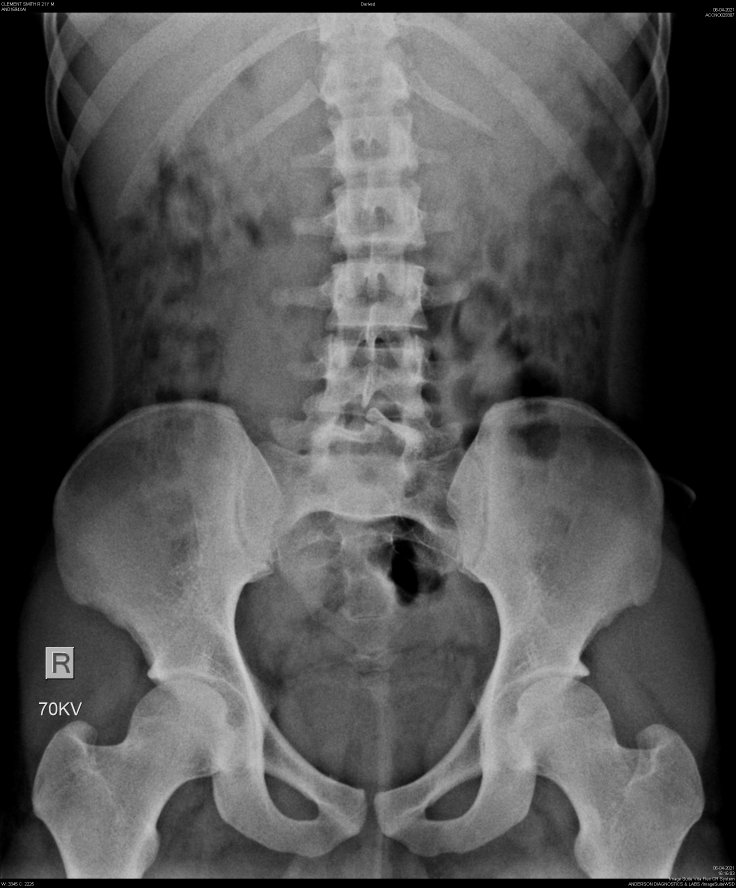
#> input picture X-Rays/70KV.jpg, 2208 x 2664 px (shown at 1/3 size)
$ jupyter execute 'Power Law Transformation ( Gamma Correction Low ).ipynb'   (older library calls are emulated)
#> lines starting #> are read from the running program, lines starting #| are printed output that depends on the picture; long printed decimals are rounded
[cell 1]
import numpy as np
from matplotlib import pyplot as plt
from PIL import Image, ImageFilter, ImageOps
from skimage.feature import greycomatrix
import numpy as np
from matplotlib import pyplot as plt
import cv2 as cv
import math

[cell 2]
img = cv.imread('X-Rays/70KV.jpg')
#> img is the input picture: shape (2664, 2208, 3); min 0, max 255, mean 82.7

# Apply gamma correction.
image = np.array(255*(img / 255) ** 0.95, dtype = 'uint8')
low_image = Image.fromarray(image)
plt.imshow(low_image)

[cell 3]
img = cv.imread('X-Rays/92KV.jpg')
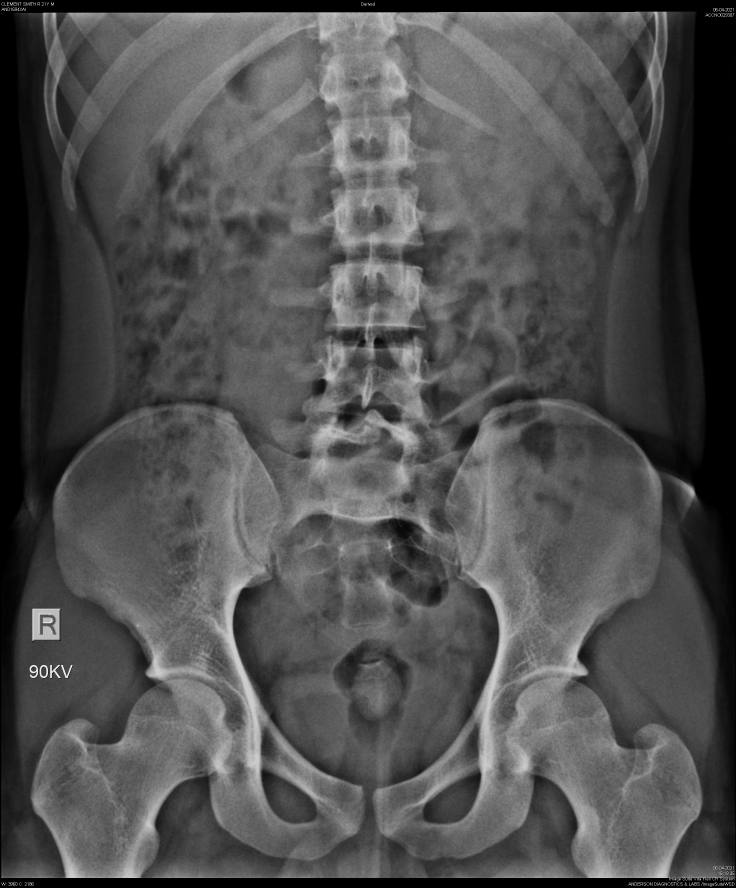
#> input picture X-Rays/92KV.jpg, 2208 x 2664 px (shown at 1/3 size)
#> img is the input picture: shape (2664, 2208, 3); min 0, max 255, mean 80.4

# Apply gamma correction.
image = np.array(255*(img / 255) ** 0.95, dtype = 'uint8')
high_image = Image.fromarray(image)
plt.imshow(high_image)

### L1

[cell 4]
left = 1000
top = 520
right = 1250
bottom = 650
low_cropped_img = low_image.crop((left,top,right,bottom))
plt.imshow(low_cropped_img)

[cell 5]
low_avg_pixel_intensity = np.mean(low_cropped_img)
#> low_avg_pixel_intensity = 157.5
print(low_avg_pixel_intensity)
#| 157.450

[cell 6]
left = 1000
top = 520
right = 1250
bottom = 750
high_cropped_img = high_image.crop((left,top,right,bottom))
# high_cropped_img.show()
plt.imshow(high_cropped_img)

[cell 7]
high_avg_pixel_intensity = np.mean(high_cropped_img)
#> high_avg_pixel_intensity = 131.3
print(high_avg_pixel_intensity)
#| 131.322

## Crop the region containing soft tissue

[cell 8]
left = 1500
top = 1197
right = 1526
bottom = 1210
low_cropped_img = low_image.crop((left,top,right,bottom))
plt.imshow(low_cropped_img)
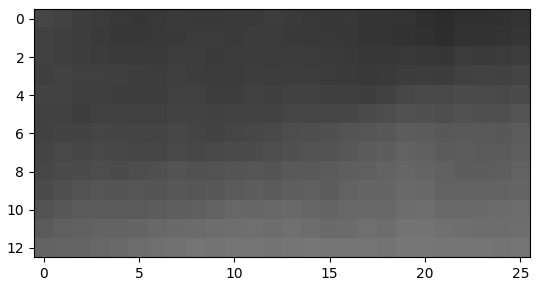
#> figure drawn by matplotlib, 1 panel

[cell 9]
k_low_avg_pixel_intensity = np.mean(low_cropped_img)
#> k_low_avg_pixel_intensity = 78.79
print(k_low_avg_pixel_intensity)
#| 78.793

[cell 10]
left = 1449
top = 1196
right = 1480
bottom = 1212
high_cropped_img = high_image.crop((left,top,right,bottom))
#> high_cropped_img: PIL image 31x16 RGB
# high_cropped_img.show()
plt.imshow(high_cropped_img)

[cell 11]
k_high_avg_pixel_intensity = np.mean(high_cropped_img)
#> k_high_avg_pixel_intensity = 70.39
print(k_high_avg_pixel_intensity)
#| 70.391

[cell 12]
K = math.log(k_low_avg_pixel_intensity)/math.log(k_high_avg_pixel_intensity)
#> K = 1.03
K
#> Out = 1.03

[cell 13]
mu_b_low = 0.255

[cell 14]
mu_b_high = 0.199

[cell 15]
Numerator = (math.log(low_avg_pixel_intensity)) - (K * math.log(high_avg_pixel_intensity))
#> Numerator = 0.0522
print(Numerator)
#| 0.05218

[cell 16]
Denominator = mu_b_low - (K * mu_b_high)
#> Denominator = 0.0507
print(Denominator)
#| 0.05073

[cell 17]
M_b1 = Numerator/Denominator
#> M_b1 = 1.03

[cell 18]
M_b1
#> Out = 1.03

### L2

[cell 19]
left = 1000
top = 785
right = 1250
bottom = 1000
low_cropped_img = low_image.crop((left,top,right,bottom))
#> low_cropped_img: PIL image 250x215 RGB
plt.imshow(low_cropped_img)

[cell 20]
low_avg_pixel_intensity = np.mean(low_cropped_img)
#> low_avg_pixel_intensity = 149.5
print(low_avg_pixel_intensity)
#| 149.543

[cell 21]
left = 1000
top = 785
right = 1250
bottom = 970
high_cropped_img = high_image.crop((left,top,right,bottom))
#> high_cropped_img: PIL image 250x185 RGB
plt.imshow(high_cropped_img)

[cell 22]
high_avg_pixel_intensity = np.mean(high_cropped_img)
#> high_avg_pixel_intensity = 130.8
print(high_avg_pixel_intensity)
#| 130.813

[cell 23]
left = 1500
top = 1197
right = 1520
bottom = 1210
low_cropped_img = low_image.crop((left,top,right,bottom))
# low_cropped_img.show()
plt.imshow(low_cropped_img)

[cell 24]
k_low_avg_pixel_intensity = np.mean(low_cropped_img)
#> k_low_avg_pixel_intensity = 77.4
print(k_low_avg_pixel_intensity)
#| 77.4

[cell 25]
left = 1449
top = 1192
right = 1480
bottom = 1209
high_cropped_img = high_image.crop((left,top,right,bottom))
#> high_cropped_img: PIL image 31x17 RGB
# high_cropped_img.show()
plt.imshow(high_cropped_img)

[cell 26]
k_high_avg_pixel_intensity = np.mean(high_cropped_img)
#> k_high_avg_pixel_intensity = 72.32
print(k_high_avg_pixel_intensity)
#| 72.324

[cell 27]
K = math.log(k_low_avg_pixel_intensity)/math.log(k_high_avg_pixel_intensity)
#> K = 1.02
K
#> Out = 1.02

[cell 28]
mu_b_low = 0.255

[cell 29]
mu_b_high = 0.199

[cell 30]
Numerator = (math.log(low_avg_pixel_intensity)) - (K * math.log(high_avg_pixel_intensity))
#> Numerator = 0.0566
print(Numerator)
#| 0.05661

[cell 31]
Denominator = mu_b_low - (K * mu_b_high)
#> Denominator = 0.0528
print(Denominator)
#| 0.05285

[cell 32]
M_b2 = Numerator/Denominator
#> M_b2 = 1.07

[cell 33]
M_b2
#> Out = 1.07

### L3

[cell 34]
left = 1000
top = 985
right = 1250
bottom = 1200
low_cropped_img = low_image.crop((left,top,right,bottom))
plt.imshow(low_cropped_img)

[cell 35]
low_avg_pixel_intensity = np.mean(low_cropped_img)
#> low_avg_pixel_intensity = 133.4
print(low_avg_pixel_intensity)
#| 133.360

[cell 36]
left = 1000
top = 985
right = 1250
bottom = 1150
high_cropped_img = high_image.crop((left,top,right,bottom))
#> high_cropped_img: PIL image 250x165 RGB
plt.imshow(high_cropped_img)

[cell 37]
high_avg_pixel_intensity = np.mean(high_cropped_img)
#> high_avg_pixel_intensity = 98.1
print(high_avg_pixel_intensity)
#| 98.096

[cell 38]
left = 1500
top = 1197
right = 1520
bottom = 1216
low_cropped_img = low_image.crop((left,top,right,bottom))
#> low_cropped_img: PIL image 20x19 RGB
# low_cropped_img.show()
plt.imshow(low_cropped_img)

[cell 39]
k_low_avg_pixel_intensity = np.mean(low_cropped_img)
#> k_low_avg_pixel_intensity = 91.7
print(k_low_avg_pixel_intensity)
#| 91.697

[cell 40]
left = 1449
top = 1191
right = 1480
bottom = 1215
high_cropped_img = high_image.crop((left,top,right,bottom))
#> high_cropped_img: PIL image 31x24 RGB
# high_cropped_img.show()
plt.imshow(high_cropped_img)

[cell 41]
k_high_avg_pixel_intensity = np.mean(high_cropped_img)
#> k_high_avg_pixel_intensity = 71.92
print(k_high_avg_pixel_intensity)
#| 71.922

[cell 42]
K = math.log(k_low_avg_pixel_intensity)/math.log(k_high_avg_pixel_intensity)
#> K = 1.06
K
#> Out = 1.06

[cell 43]
mu_b_low = 0.255

[cell 44]
mu_b_high = 0.199

[cell 45]
Numerator = (math.log(low_avg_pixel_intensity)) - (K * math.log(high_avg_pixel_intensity))
#> Numerator = 0.0466
print(Numerator)
#| 0.04656

[cell 46]
Denominator = mu_b_low - (K * mu_b_high)
#> Denominator = 0.0447
print(Denominator)
#| 0.04469

[cell 47]
M_b3 = Numerator/Denominator
#> M_b3 = 1.04

[cell 48]
M_b3
#> Out = 1.04

### L4

[cell 49]
left = 950
top = 1185
right = 1250
bottom = 1300
low_cropped_img = low_image.crop((left,top,right,bottom))
#> low_cropped_img: PIL image 300x115 RGB
plt.imshow(low_cropped_img)

[cell 50]
low_avg_pixel_intensity = np.mean(low_cropped_img)
#> low_avg_pixel_intensity = 137.1
print(low_avg_pixel_intensity)
#| 137.110

[cell 51]
left = 1000
top = 1185
right = 1200
bottom = 1350
high_cropped_img = high_image.crop((left,top,right,bottom))
#> high_cropped_img: PIL image 200x165 RGB
plt.imshow(high_cropped_img)

[cell 52]
high_avg_pixel_intensity = np.mean(high_cropped_img)
#> high_avg_pixel_intensity = 99.9
print(high_avg_pixel_intensity)
#| 99.904

[cell 53]
left = 1501
top = 1197
right = 1520
bottom = 1216
low_cropped_img = low_image.crop((left,top,right,bottom))
#> low_cropped_img: PIL image 19x19 RGB
plt.imshow(low_cropped_img)

[cell 54]
k_low_avg_pixel_intensity = np.mean(low_cropped_img)
#> k_low_avg_pixel_intensity = 91.98
print(k_low_avg_pixel_intensity)
#| 91.975

[cell 55]
left = 1449
top = 1190
right = 1480
bottom = 1221
high_cropped_img = high_image.crop((left,top,right,bottom))
#> high_cropped_img: PIL image 31x31 RGB
# high_cropped_img.show()
plt.imshow(high_cropped_img)

[cell 56]
k_high_avg_pixel_intensity = np.mean(high_cropped_img)
#> k_high_avg_pixel_intensity = 71.55
print(k_high_avg_pixel_intensity)
#| 71.553

[cell 57]
K = math.log(k_low_avg_pixel_intensity)/math.log(k_high_avg_pixel_intensity)
K
#> Out = 1.06

[cell 58]
mu_b_low = 0.255

[cell 59]
mu_b_high = 0.199

[cell 60]
Numerator = (math.log(low_avg_pixel_intensity)) - (K * math.log(high_avg_pixel_intensity))
#> Numerator = 0.0459
print(Numerator)
#| 0.04587

[cell 61]
Denominator = mu_b_low - (K * mu_b_high)
#> Denominator = 0.0443
print(Denominator)
#| 0.0443

[cell 62]
M_b4 = Numerator/Denominator
#> M_b4 = 1.04

[cell 63]
M_b4
#> Out = 1.04

### T12

[cell 64]
left = 990
top = 340
right = 1230
bottom = 530
low_cropped_img = low_image.crop((left,top,right,bottom))
#> low_cropped_img: PIL image 240x190 RGB
plt.imshow(low_cropped_img)

[cell 65]
low_avg_pixel_intensity = np.mean(low_cropped_img)
#> low_avg_pixel_intensity = 163.9
print(low_avg_pixel_intensity)
#| 163.892

[cell 66]
img = cv.imread('X-Rays/92KV.jpg')
norm_img = np.zeros((800,800))
final_high_image = cv.normalize(img,  norm_img, 0, 255, cv.NORM_MINMAX)
high_image = Image.fromarray(final_high_image)
plt.imshow(high_image)

[cell 67]
left = 1000
top = 350
right = 1220
bottom = 520
high_cropped_img = high_image.crop((left,top,right,bottom))
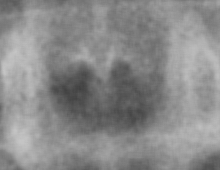
#> high_cropped_img: PIL image 220x170 RGB; min 64, max 197, mean 137.9
plt.imshow(high_cropped_img)

[cell 68]
high_avg_pixel_intensity = np.mean(high_cropped_img)
#> high_avg_pixel_intensity = 137.9
print(high_avg_pixel_intensity)
#| 137.909

[cell 69]
left = 1501
top = 1197
right = 1520
bottom = 1210
low_cropped_img = low_image.crop((left,top,right,bottom))
# low_cropped_img.show()
plt.imshow(low_cropped_img)
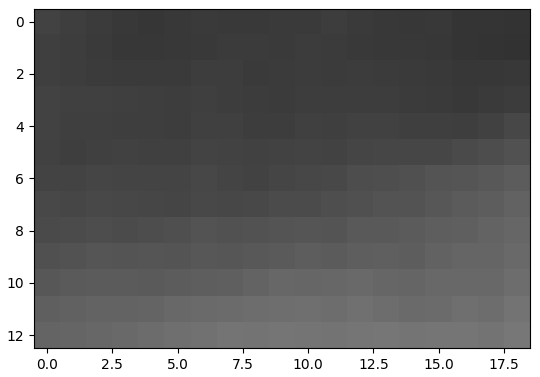
#> figure drawn by matplotlib, 1 panel

[cell 70]
k_low_avg_pixel_intensity = np.mean(low_cropped_img)
#> k_low_avg_pixel_intensity = 77.65
print(k_low_avg_pixel_intensity)
#| 77.648

[cell 71]
left = 1449
top = 1190
right = 1480
bottom = 1221
high_cropped_img = high_image.crop((left,top,right,bottom))
#> high_cropped_img: PIL image 31x31 RGB
plt.imshow(high_cropped_img)

[cell 72]
k_high_avg_pixel_intensity = np.mean(high_cropped_img)
#> k_high_avg_pixel_intensity = 67.55
print(k_high_avg_pixel_intensity)
#| 67.553

[cell 73]
K = math.log(k_low_avg_pixel_intensity)/math.log(k_high_avg_pixel_intensity)
#> K = 1.03
K
#> Out = 1.03

[cell 74]
mu_b_low = 0.255

[cell 75]
mu_b_high = 0.199

[cell 76]
Numerator = (math.log(low_avg_pixel_intensity)) - (K * math.log(high_avg_pixel_intensity))
#> Numerator = 0.00974
print(Numerator)
#| 0.009739

[cell 77]
Denominator = mu_b_low - (K * mu_b_high)
#> Denominator = 0.0494
print(Denominator)
#| 0.04942

[cell 78]
M_b5 = Numerator/Denominator
#> M_b5 = 0.197

[cell 79]
M_b5
#> Out = 0.197

[cell 80]
M_b1 ##L1
#> Out = 1.03

[cell 81]
M_b2 ##L2
#> Out = 1.07

[cell 82]
M_b3 ##L3
#> Out = 1.04

[cell 83]
M_b4 ##L4
#> Out = 1.04

[cell 84]
M_b5 ##T12
#> Out = 0.197

[cell 85]
M_b = (M_b1 + M_b2 + M_b3 + M_b4 + M_b5)/5
#> M_b = 0.875
M_b
#> Out = 0.875

### L1 - L2

[cell 86]
left = 990
top = 540
right = 1280
bottom = 980
low_cropped_img = low_image.crop((left,top,right,bottom))
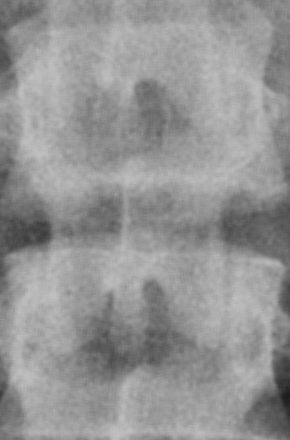
#> low_cropped_img: PIL image 290x440 RGB; min 27, max 194, mean 148.2
plt.imshow(low_cropped_img)

[cell 87]
low_avg_pixel_intensity = np.mean(low_cropped_img)
#> low_avg_pixel_intensity = 148.2
print(low_avg_pixel_intensity)
#| 148.202

[cell 88]
left = 1000
top = 540
right = 1230
bottom = 990
high_cropped_img = high_image.crop((left,top,right,bottom))
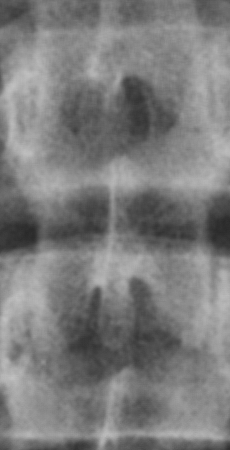
#> high_cropped_img: PIL image 230x450 RGB; min 41, max 194, mean 124.1
plt.imshow(high_cropped_img)

[cell 89]
high_avg_pixel_intensity = np.mean(high_cropped_img)
#> high_avg_pixel_intensity = 124.1
print(high_avg_pixel_intensity)
#| 124.133

[cell 90]
left = 1501
top = 1197
right = 1520
bottom = 1209
low_cropped_img = low_image.crop((left,top,right,bottom))
# low_cropped_img.show()
plt.imshow(low_cropped_img)
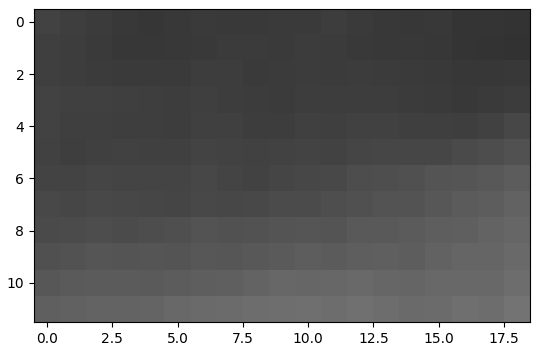
#> figure drawn by matplotlib, 1 panel

[cell 91]
k_low_avg_pixel_intensity = np.mean(low_cropped_img)
#> k_low_avg_pixel_intensity = 74.74
print(k_low_avg_pixel_intensity)
#| 74.737

[cell 92]
left = 1449
top = 1190
right = 1480
bottom = 1222
high_cropped_img = high_image.crop((left,top,right,bottom))
#> high_cropped_img: PIL image 31x32 RGB
plt.imshow(high_cropped_img)

[cell 93]
k_high_avg_pixel_intensity = np.mean(high_cropped_img)
print(k_high_avg_pixel_intensity)
#| 67.548

[cell 94]
K = math.log(k_low_avg_pixel_intensity)/math.log(k_high_avg_pixel_intensity)
#> K = 1.02
K
#> Out = 1.02

[cell 95]
mu_b_low = 0.255

[cell 96]
mu_b_high = 0.199

[cell 97]
Numerator = (math.log(low_avg_pixel_intensity)) - (K * math.log(high_avg_pixel_intensity))
#> Numerator = 0.0615
print(Numerator)
#| 0.06148

[cell 98]
Denominator = mu_b_low - (K * mu_b_high)
#> Denominator = 0.0512
print(Denominator)
#| 0.05122

[cell 99]
Mb_l1l2 = Numerator/Denominator
#> Mb_l1l2 = 1.2

[cell 100]
Mb_l1l2
#> Out = 1.2

### L1 - L3

[cell 101]
left = 970
top = 550
right = 1290
bottom = 1175
low_cropped_img = low_image.crop((left,top,right,bottom))
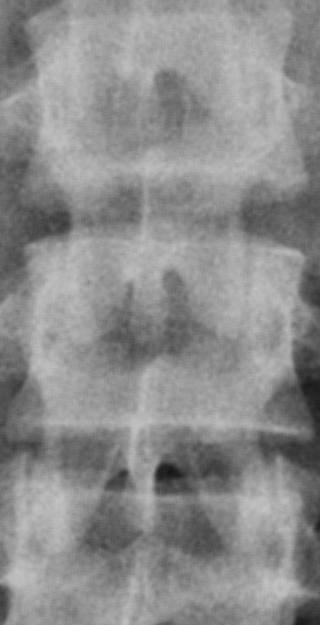
#> low_cropped_img: PIL image 320x625 RGB; min 22, max 196, mean 140.1
plt.imshow(low_cropped_img)

[cell 102]
low_avg_pixel_intensity = np.mean(low_cropped_img)
#> low_avg_pixel_intensity = 140.1
print(low_avg_pixel_intensity)
#| 140.079

[cell 103]
left = 980
top = 560
right = 1270
bottom = 1175
high_cropped_img = high_image.crop((left,top,right,bottom))
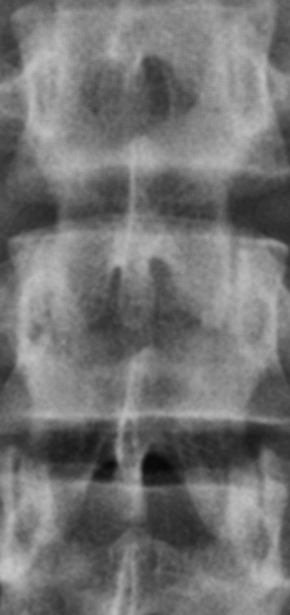
#> high_cropped_img: PIL image 290x615 RGB; min 6, max 197, mean 114.8
plt.imshow(high_cropped_img)

[cell 104]
high_avg_pixel_intensity = np.mean(high_cropped_img)
#> high_avg_pixel_intensity = 114.8
print(high_avg_pixel_intensity)
#| 114.834

[cell 105]
left = 1501
top = 1197
right = 1520
bottom = 1209
low_cropped_img = low_image.crop((left,top,right,bottom))
# low_cropped_img.show()
plt.imshow(low_cropped_img)

[cell 106]
k_low_avg_pixel_intensity = np.mean(low_cropped_img)
print(k_low_avg_pixel_intensity)
#| 74.737

[cell 107]
left = 1449
top = 1190
right = 1483
bottom = 1224
high_cropped_img = high_image.crop((left,top,right,bottom))
#> high_cropped_img: PIL image 34x34 RGB
plt.imshow(high_cropped_img)

[cell 108]
k_high_avg_pixel_intensity = np.mean(high_cropped_img)
#> k_high_avg_pixel_intensity = 66.21
print(k_high_avg_pixel_intensity)
#| 66.214

[cell 109]
K = math.log(k_low_avg_pixel_intensity)/math.log(k_high_avg_pixel_intensity)
#> K = 1.03
K
#> Out = 1.03

[cell 110]
mu_b_low = 0.255

[cell 111]
mu_b_high = 0.199

[cell 112]
Numerator = (math.log(low_avg_pixel_intensity)) - (K * math.log(high_avg_pixel_intensity))
#> Numerator = 0.0617
print(Numerator)
#| 0.06173

[cell 113]
Denominator = mu_b_low - (K * mu_b_high)
#> Denominator = 0.0503
print(Denominator)
#| 0.05025

[cell 114]
Mb_l1l3 = Numerator/Denominator
#> Mb_l1l3 = 1.23

[cell 115]
Mb_l1l3
#> Out = 1.23

### L1 - L4

[cell 116]
left = 960
top = 550
right = 1290
bottom = 1320
low_cropped_img = low_image.crop((left,top,right,bottom))
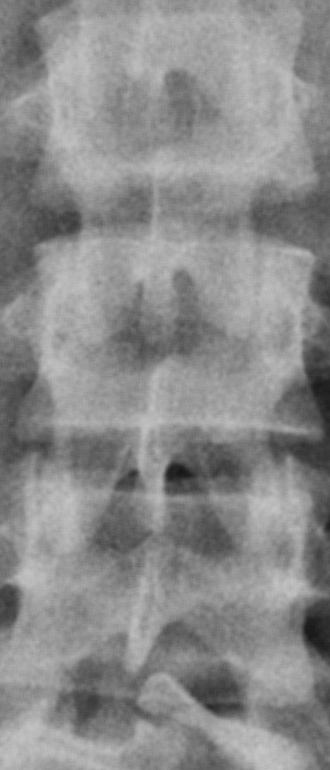
#> low_cropped_img: PIL image 330x770 RGB; min 22, max 200, mean 138.6
plt.imshow(low_cropped_img)

[cell 117]
low_avg_pixel_intensity = np.mean(low_cropped_img)
#> low_avg_pixel_intensity = 138.6
#> (the rest of the program and of its run is left out)
